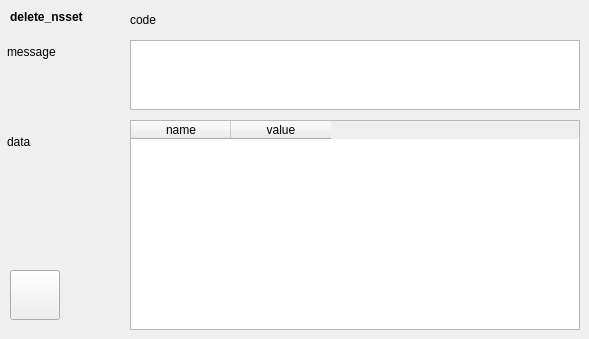
       <widget class="QWidget" name="TabPage" >
        <attribute name="title" >
         <string>response</string>
        </attribute>
        <widget class="QLabel" name="textLabel91" >
         <property name="geometry" >
          <rect>
           <x>7</x>
           <y>132</y>
           <width>110</width>
           <height>20</height>
          </rect>
         </property>
         <property name="text" >
          <string>data</string>
         </property>
         <property name="wordWrap" >
          <bool>false</bool>
         </property>
        </widget>
        <widget class="QLabel" name="textLabel92" >
         <property name="geometry" >
          <rect>
           <x>7</x>
           <y>42</y>
           <width>110</width>
           <height>20</height>
          </rect>
         </property>
         <property name="text" >
          <string>message</string>
         </property>
         <property name="wordWrap" >
          <bool>false</bool>
         </property>
        </widget>
        <widget class="QLabel" name="textLabel93" >
         <property name="geometry" >
          <rect>
           <x>10</x>
           <y>10</y>
           <width>110</width>
           <height>20</height>
          </rect>
         </property>
         <property name="text" >
          <string>&lt;b>delete_nsset&lt;/b></string>
         </property>
         <property name="alignment" >
          <set>Qt::AlignLeading|Qt::AlignLeft|Qt::AlignTop</set>
         </property>
         <property name="wordWrap" >
          <bool>true</bool>
         </property>
        </widget>
        <widget class="QLabel" name="delete_nsset_code" >
         <property name="geometry" >
          <rect>
           <x>130</x>
           <y>10</y>
           <width>450</width>
           <height>20</height>
          </rect>
         </property>
         <property name="text" >
          <string>code</string>
         </property>
         <property name="wordWrap" >
          <bool>false</bool>
         </property>
        </widget>
        <widget class="QTextEdit" name="delete_nsset_msg" >
         <property name="geometry" >
          <rect>
           <x>130</x>
           <y>40</y>
           <width>450</width>
           <height>70</height>
          </rect>
         </property>
        </widget>
        <widget class="QTableWidget" name="delete_nsset_table" >
         <property name="geometry" >
          <rect>
           <x>130</x>
           <y>120</y>
           <width>450</width>
           <height>210</height>
          </rect>
         </property>
         <column>
          <property name="text" >
           <string>name</string>
          </property>
         </column>
         <column>
          <property name="text" >
           <string>value</string>
          </property>
         </column>
        </widget>
        <widget class="QPushButton" name="btn_source_delete_nsset" >
         <property name="geometry" >
          <rect>
           <x>10</x>
           <y>270</y>
           <width>50</width>
           <height>50</height>
          </rect>
         </property>
         <property name="toolTip" >
          <string/>
         </property>
         <property name="text" >
          <string/>
         </property>
         <property name="icon" >
          <iconset>icon_source.png</iconset>
         </property>
        </widget>
       </widget>
